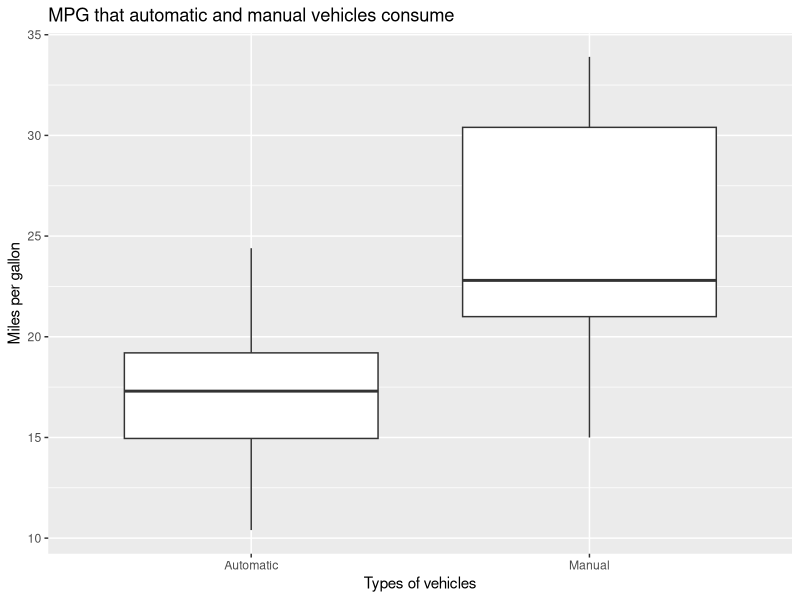
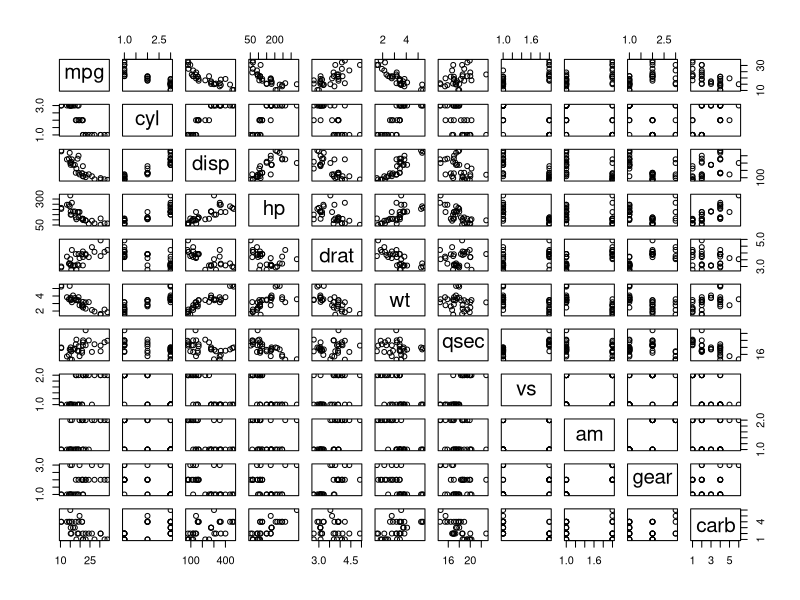

These figures' R source, in order:
## ---- chunk 1
knitr::opts_chunk$set(echo = TRUE)
## ---- chunk 2
data("mtcars")
head(mtcars)
## ---- chunk 3
mtcars$cyl <- factor(mtcars$cyl)
mtcars$vs <- factor(mtcars$vs)
mtcars$am <- factor(mtcars$am)
mtcars$gear <- factor(mtcars$gear)
mtcars$carb <- factor(mtcars$carb)
## ---- chunk 4
summary(mtcars)
## ---- chunk 5
library(ggplot2)
dif <- ggplot(mtcars, aes(x = am, y = mpg)) +
    geom_boxplot() +
    scale_x_discrete(labels = c("Automatic", "Manual")) + 
    xlab("Types of vehicles") +
    ylab("Miles per gallon") +
    ggtitle("MPG that automatic and manual vehicles consume")
dif 
## ---- chunk 6
aggregate(mpg ~ am, data = mtcars, mean)
## ---- chunk 7
automatic.cars <- mtcars[mtcars$am == 0, ]
manual.cars <- mtcars[mtcars$am == 1, ]

t.test(manual.cars$mpg, automatic.cars$mpg, 
       alternative = "greater")
## ---- chunk 8
init <- lm(mpg ~ am, data = mtcars)
summary(init)

betterFit <- lm(mpg ~ am + cyl + disp + hp + wt, data = mtcars)
anova(init, betterFit)
## ---- chunk 9
sim.model <- lm(mpg ~ am, data = mtcars)
summary(sim.model)
## ---- chunk 10
pairs(mpg ~ ., data = mtcars)
## ---- chunk 11
mul.model <- lm(mpg ~ am + cyl + disp + hp + wt, data = mtcars)
summary(mul.model)
## ---- chunk 12
anova(sim.model, mul.model)
